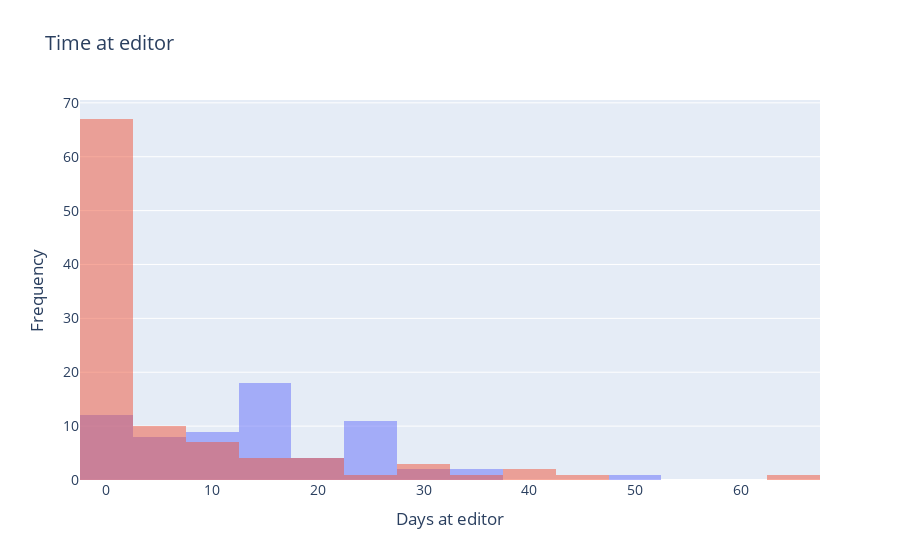

Write notebook code for a chart like this one.
### Code cell
time_at_editor_chart = go.Figure()
time_at_editor_chart.add_trace(go.Histogram(
        x=collapsed[collapsed['revision']==0]['time_at_editor'],
        hovertemplate="%{y}",
        name='First submission',
        )
    )
time_at_editor_chart.add_trace(go.Histogram(
        x=collapsed[collapsed['revision']>0]['time_at_editor'],
        hovertemplate="%{y}",
        name='Revision',
    )
)
time_at_editor_chart.update_layout(
    title={
            "text": f"Time at editor",
            },
    font = dict(
            size = 14
            ),
    showlegend = False,
    hoverlabel = dict(
            font_size = 14,
            font_family = "Rockwell"
        ),
    barmode='overlay',
    xaxis_title_text='Days at editor',
    yaxis_title_text='Frequency',
)
time_at_editor_chart.update_traces(opacity=0.5)
time_at_editor_chart.show()

### Figure 1 — Plotly figure (JSON) as saved in the notebook; plotly's stock layout.template omitted (floating-point values rounded to 4 significant figures)
{"data": [{"hovertemplate": "%{y}", "name": "First submission", "opacity": 0.5, "type": "histogram", "x": [20.39, 10.56, 0.01365, 14.97, 6.107, 15.13, 4.098, 27.23, 3.107, 1.085, 24.9, 22.99, 8.889, 15.24, null, 15.88, 0.2569, null, 5.446, 16.11, 1.852, 19.85, 32.77, 2.007, 15.15, 30.71, 25.38, 27.15, 1.921, 23.05, 0.293, 12.77, 29.93, 48.7, 12.02, 3.21, 6.815, 16.76, null, null, 11.18, 3.057, null, 6.499, 15.96, 25.9, 0.1726, 20.9, null, 8.388, 8.905, 26.35, 24.18, 0.2407, null, null, 17.33, 14.35, 12.08, 24.77, 12.91, 2.193, 14.86, 15.17, 0.02149, 18.07, null, 24.67, 8.242, 12.62, null, 13.27, null, 16.21, 37.46, 11.12, 14.88, 0.02323]}, {"hovertemplate": "%{y}", "name": "Revision", "opacity": 0.5, "type": "histogram", "x": [0.00713, 0.003032, 0.006678, 0.004317, 22.1, 0.2232, 10.43, 0.009097, 0.001609, 11.96, 40.91, 0.001157, 6.224, 13.07, 0.007014, 7.378, 0.001516, 19.28, 0.01093, 0.02682, null, 0.6785, 0.11, 0.01104, null, 42.16, 0.07193, 5.088, 8.678, 0.007512, 1.796, 0.09318, 6.792, 0.01979, 0.006493, 14.39, 35.19, 0.2795, 0.151, 0.008056, 11.26, 0.001331, 18.45, 0.0108, 0.03131, 0.3999, 7.23, 0.003576, 0.2174, 0.04141, 3.293, 0.001458, 24.53, null, 66.21, 3.22, 27.83, 0.03747, 0.00515, 3.178, 0.06071, 0.004907, null, 46.75, 0.002315, 0.003935, 0.008449, 0.0006713, 0.02137, null, 0.5943, 0.004792, 0.0007407, 0.1206, 5.067, 0.0112, 13.22, 0.005544, 0.002396, 9.183, 28.04, 0.01263, null, 0.006377, 0.01263, 0.01161, 0.003345, 0.006898, 0.03174, 0.003183, 0.9456, 0.004965, 15.21, 29.32, 0.006157, null, 0.02796, 4.944, 0.5045, null, 0.01037, 0.003171, 0.005972, null, 22.28, 0.02546, 10.29, 8.126, 0.06362, 0.07044]}], "layout": {"barmode": "overlay", "font": {"size": 14}, "hoverlabel": {"font": {"family": "Rockwell", "size": 14}}, "showlegend": false, "title": {"text": "Time at editor"}, "xaxis": {"title": {"text": "Days at editor"}}, "yaxis": {"title": {"text": "Frequency"}}}}
